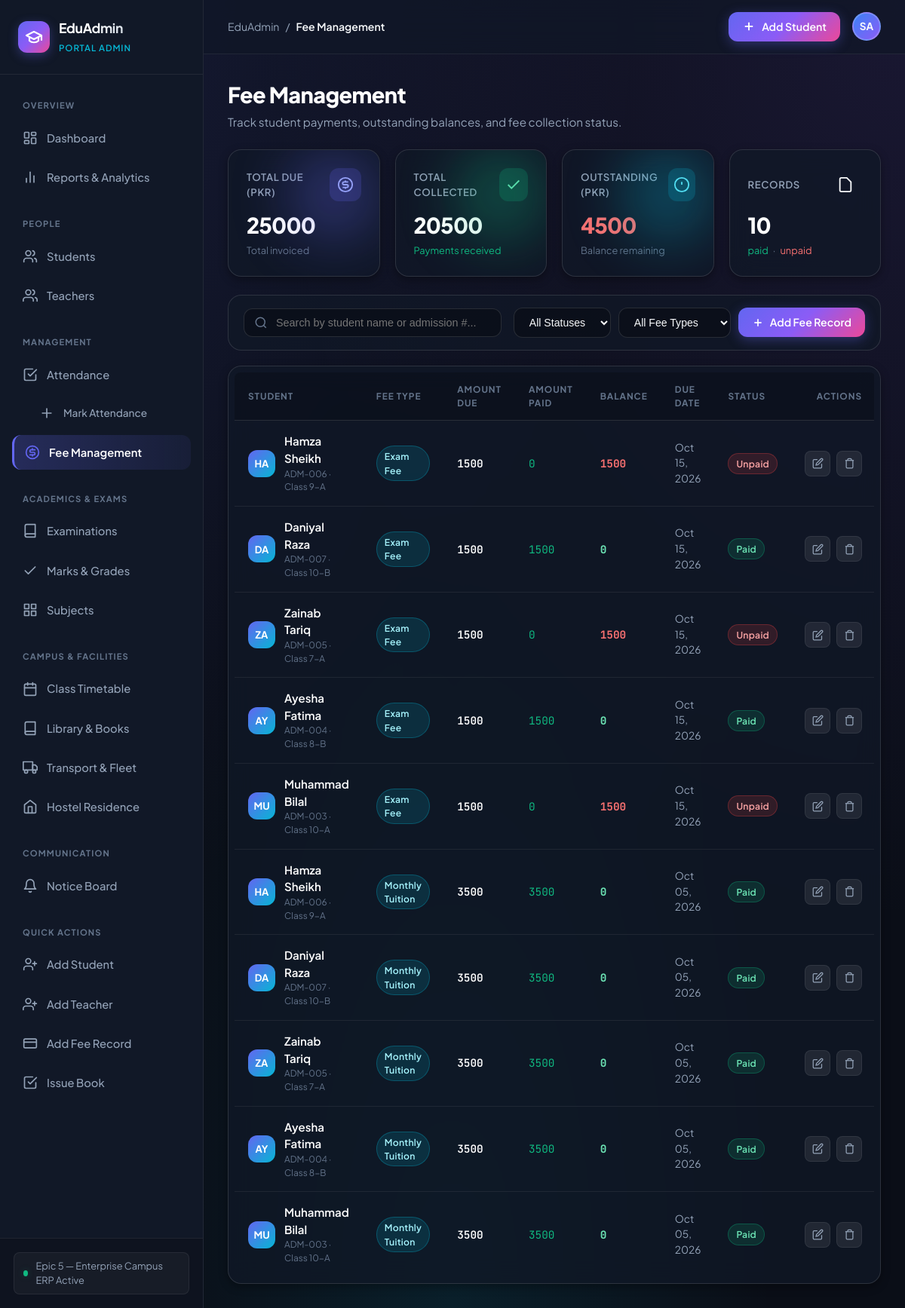
The page /fees/ on the database its author committed.
### fees/models.py (models this page shows, shortened)
class FeeRecord(models.Model):
    FEE_TYPE_CHOICES = [
        ('Monthly Tuition', 'Monthly Tuition'),
        ('Admission Fee', 'Admission Fee'),
        ('Exam Fee', 'Exam Fee'),
        ('Library Fee', 'Library Fee'),
        ('Transport Fee', 'Transport Fee'),
        ('Activity Fee', 'Activity Fee'),
        ('Other', 'Other'),
    ]
    STATUS_CHOICES = [
        ('Paid', 'Paid'),
        ('Unpaid', 'Unpaid'),
        ('Partial', 'Partial'),
        ('Waived', 'Waived'),
    ]
    MONTH_CHOICES = [
        (1, 'January'), (2, 'February'), (3, 'March'), (4, 'April'),
        (5, 'May'), (6, 'June'), (7, 'July'), (8, 'August'),
        (9, 'September'), (10, 'October'), (11, 'November'), (12, 'December'),
    ]
    student = models.ForeignKey(
        Student, on_delete=models.CASCADE, related_name='fee_records',
        verbose_name='Student'
    )
    fee_type = models.CharField(
        max_length=60, choices=FEE_TYPE_CHOICES, default='Monthly Tuition',
        verbose_name='Fee Type'
    )
    amount_due = models.DecimalField(
        max_digits=10, decimal_places=2, verbose_name='Amount Due (PKR)'
    )
    amount_paid = models.DecimalField(
        max_digits=10, decimal_places=2, default=0, verbose_name='Amount Paid (PKR)'
    )
    status = models.CharField(
        max_length=20, choices=STATUS_CHOICES, default='Unpaid', verbose_name='Payment Status'
    )
    month = models.IntegerField(
        choices=MONTH_CHOICES, verbose_name='Month', null=True, blank=True
    )
    year = models.IntegerField(verbose_name='Year', null=True, blank=True)
    due_date = models.DateField(verbose_name='Due Date')
    payment_date = models.DateField(null=True, blank=True, verbose_name='Payment Date')
    remarks = models.TextField(blank=True, verbose_name='Remarks / Notes')
    created_at = models.DateTimeField(auto_now_add=True)
    updated_at = models.DateTimeField(auto_now=True)
    class Meta:
        ordering = ['-due_date', '-created_at']
        verbose_name = 'Fee Record'
        verbose_name_plural = 'Fee Records'
    @property
    def balance(self):
        return self.amount_due - self.amount_paid

### students/models.py (models this page shows, shortened)
class Student(models.Model):
    student_name = models.CharField(
        max_length=150,
        verbose_name="Student Name",
        help_text="Full legal name of the student"
    )
    admission_number = models.CharField(
        max_length=30,
        unique=True,
        verbose_name="Admission Number",
        help_text="Unique institutional admission identifier"
    )
    student_class = models.CharField(
        max_length=50,
        verbose_name="Class / Grade",
        help_text="Current class or grade level"
    )
    contact_number = models.CharField(
        max_length=20,
        verbose_name="Contact Number",
        help_text="Primary guardian contact phone number"
    )
    created_at = models.DateTimeField(
        auto_now_add=True,
        verbose_name="Registered On"
    )
    updated_at = models.DateTimeField(
        auto_now=True,
        verbose_name="Last Updated"
    )
    class Meta:
        ordering = ['-created_at']
        verbose_name = "Student"
        verbose_name_plural = "Students"

### fees/views.py (the view)
# urls.py: path('', views.fee_list_view, name='fee_list'),
def fee_list_view(request):
    query = request.GET.get('q', '').strip()
    status_filter = request.GET.get('status', '').strip()
    type_filter = request.GET.get('type', '').strip()
    records = FeeRecord.objects.select_related('student').order_by('-due_date')
    if query:
        records = records.filter(
            Q(student__student_name__icontains=query) |
            Q(student__admission_number__icontains=query)
        )
    if status_filter:
        records = records.filter(status=status_filter)
    if type_filter:
        records = records.filter(fee_type=type_filter)
    total = records.count()
    total_due    = records.aggregate(t=Sum('amount_due'))['t'] or 0
    total_paid   = records.aggregate(t=Sum('amount_paid'))['t'] or 0
    total_unpaid = total_due - total_paid
    paginator = Paginator(records, 12)
    page_obj  = paginator.get_page(request.GET.get('page', 1))
    context = {
        'page_title': 'Fee Management',
        'active_tab': 'fees',
        'page_obj': page_obj,
        'query': query,
        'status_filter': status_filter,
        'type_filter': type_filter,
        'total': total,
        'total_due': total_due,
        'total_paid': total_paid,
        'total_unpaid': total_unpaid,
        'fee_statuses': FeeRecord.STATUS_CHOICES,
        'fee_types': FeeRecord.FEE_TYPE_CHOICES,
    }
    return render(request, 'fees/fee_list.html', context)

### templates/fees/fee_list.html (shortened to what this page needs)
{% extends 'students/base.html' %}
{% block content %}
<div style="margin-bottom:24px;">
  <h1 style="font-size:1.8rem; font-weight:800; color:#fff; letter-spacing:-0.02em;">Fee Management</h1>
  <p style="color:var(--text-muted); font-size:0.95rem; margin-top:4px;">Track student payments, outstanding balances, and fee collection status.</p>
</div>
<div class="stat-grid" style="grid-template-columns:repeat(auto-fit,minmax(200px,1fr)); margin-bottom:24px;">
  <div class="glass-card stat-card stat-card-primary">
    <div class="stat-header"><span class="stat-title">Total Due (PKR)</span>
      <div class="stat-icon"><svg width="22" height="22" viewBox="0 0 24 24" fill="none" stroke="currentColor" stroke-width="2"><circle cx="12" cy="12" r="10"/><path d="M16 8h-6a2 2 0 1 0 0 4h4a2 2 0 1 1 0 4H8"/><line x1="12" y1="6" x2="12" y2="8"/><line x1="12" y1="16" x2="12" y2="18"/></svg></div>
    </div>
    <div class="stat-value" style="font-size:1.8rem;">{{ total_due|floatformat:0 }}</div>
    <div class="stat-subtitle">Total invoiced</div>
  </div>
  <div class="glass-card stat-card stat-card-emerald">
    <div class="stat-header"><span class="stat-title">Total Collected</span>
      <div class="stat-icon"><svg width="22" height="22" viewBox="0 0 24 24" fill="none" stroke="currentColor" stroke-width="2"><polyline points="20 6 9 17 4 12"/></svg></div>
    </div>
    <div class="stat-value" style="font-size:1.8rem;">{{ total_paid|floatformat:0 }}</div>
    <div class="stat-subtitle" style="color:var(--success);">Payments received</div>
  </div>
  <div class="glass-card stat-card stat-card-cyan">
    <div class="stat-header"><span class="stat-title">Outstanding (PKR)</span>
      <div class="stat-icon"><svg width="22" height="22" viewBox="0 0 24 24" fill="none" stroke="currentColor" stroke-width="2"><circle cx="12" cy="12" r="10"/><line x1="12" y1="8" x2="12" y2="12"/><line x1="12" y1="16" x2="12.01" y2="16"/></svg></div>
    </div>
    <div class="stat-value" style="font-size:1.8rem; color:{% if total_unpaid > 0 %}#f87171{% else %}#6ee7b7{% endif %};">{{ total_unpaid|floatformat:0 }}</div>
    <div class="stat-subtitle">Balance remaining</div>
  </div>
  <div class="glass-card stat-card">
    <div class="stat-header"><span class="stat-title">Records</span>
      <div class="stat-icon"><svg width="22" height="22" viewBox="0 0 24 24" fill="none" stroke="currentColor" stroke-width="2"><path d="M14 2H6a2 2 0 0 0-2 2v16a2 2 0 0 0 2 2h12a2 2 0 0 0 2-2V8z"/></svg></div>
    </div>
    <div class="stat-value" style="font-size:1.8rem;">{{ total }}</div>
    <div class="stat-subtitle"><span style="color:var(--success);">{{ paid_records }} paid</span> · <span style="color:#f87171;">{{ unpaid_records }} unpaid</span></div>
  </div>
</div>
<form method="GET" class="filter-bar" style="margin-bottom:20px;">
  <div class="search-input-wrap">
    <svg viewBox="0 0 24 24" fill="none" stroke="currentColor" stroke-width="2"><circle cx="11" cy="11" r="8"/><line x1="21" y1="21" x2="16.65" y2="16.65"/></svg>
    <input type="text" name="q" value="{{ query }}" class="search-input" placeholder="Search by student name or admission #..." autocomplete="off">
  </div>
  <div style="display:flex; gap:10px; flex-wrap:wrap; align-items:center;">
    <select name="status" class="filter-select" onchange="this.form.submit()">
      <option value="">All Statuses</option>
    </select>
    <select name="type" class="filter-select" onchange="this.form.submit()">
      <option value="">All Fee Types</option>
    </select>
    <a href="{% url 'fees:fee_add' %}" class="btn-primary" id="add-fee-btn">
      <svg width="16" height="16" viewBox="0 0 24 24" fill="none" stroke="currentColor" stroke-width="2.5"><line x1="12" x2="12" y1="5" y2="19"/><line x1="5" x2="19" y1="12" y2="12"/></svg>
      Add Fee Record
    </a>
  </div>
</form>
<div class="glass-card" style="padding:8px;">
  {% if page_obj.object_list %}
    <div class="table-responsive">
      <table class="custom-table" id="fees-data-table">
        <thead>
          <tr>
            <th>Student</th>
            <th>Fee Type</th>
            <th>Amount Due</th>
            <th>Amount Paid</th>
            <th>Balance</th>
            <th>Due Date</th>
            <th>Status</th>
            <th style="text-align:right;">Actions</th>
          </tr>
        </thead>
        <tbody>
          {% for r in page_obj.object_list %}
            <tr id="fee-row-{{ r.id }}">
              <td>
                <div class="student-meta-cell">
                  <div class="student-avatar" style="background:linear-gradient(135deg,#6366f1,#06b6d4);">{{ r.student.student_name|slice:":2"|upper }}</div>
                  <div>
                    <div class="student-name-bold">{{ r.student.student_name }}</div>
                    <div style="font-size:0.74rem; color:var(--text-dim);">{{ r.student.admission_number }} · {{ r.student.student_class }}</div>
                  </div>
                </div>
              </td>
              <td><span class="badge badge-class">{{ r.fee_type }}</span></td>
              <td class="font-mono" style="color:#fff; font-weight:600;">{{ r.amount_due|floatformat:0 }}</td>
              <td class="font-mono" style="color:var(--success);">{{ r.amount_paid|floatformat:0 }}</td>
              <td class="font-mono" style="color:{% if r.balance > 0 %}#f87171{% else %}#6ee7b7{% endif %}; font-weight:700;">
                {% if r.balance > 0 %}{{ r.balance|floatformat:0 }}{% else %}0{% endif %}
              </td>
              <td style="color:var(--text-muted); font-size:0.86rem;">{{ r.due_date|date:"M d, Y" }}</td>
              <td>
                {% if r.status == 'Paid' %}
                  <span class="badge" style="background:rgba(16,185,129,0.15); color:#6ee7b7; border:1px solid rgba(16,185,129,0.3);">Paid</span>
                {% elif r.status == 'Unpaid' %}
                  <span class="badge" style="background:rgba(239,68,68,0.15); color:#fca5a5; border:1px solid rgba(239,68,68,0.3);">Unpaid</span>
                {% elif r.status == 'Partial' %}
                  <span class="badge" style="background:rgba(245,158,11,0.15); color:#fcd34d; border:1px solid rgba(245,158,11,0.3);">Partial</span>
                {% else %}
                  <span class="badge badge-adm">{{ r.status }}</span>
                {% endif %}
              </td>
              <td style="text-align:right;">
                <div class="action-group" style="justify-content:flex-end;">
                  <a href="{% url 'fees:fee_edit' r.id %}" class="btn-icon btn-icon-edit" title="Edit" id="edit-fee-{{ r.id }}">
                    <svg width="15" height="15" viewBox="0 0 24 24" fill="none" stroke="currentColor" stroke-width="2"><path d="M11 4H4a2 2 0 0 0-2 2v14a2 2 0 0 0 2 2h14a2 2 0 0 0 2-2v-7"/><path d="M18.5 2.5a2.121 2.121 0 0 1 3 3L12 15l-4 1 1-4 9.5-9.5z"/></svg>
                  </a>
                  <a href="{% url 'fees:fee_delete' r.id %}" class="btn-icon btn-icon-delete" title="Delete" id="delete-fee-{{ r.id }}">
                    <svg width="15" height="15" viewBox="0 0 24 24" fill="none" stroke="currentColor" stroke-width="2"><polyline points="3 6 5 6 21 6"/><path d="M19 6v14a2 2 0 0 1-2 2H7a2 2 0 0 1-2-2V6m3 0V4a2 2 0 0 1 2-2h4a2 2 0 0 1 2 2v2"/></svg>
                  </a>
                </div>
              </td>
            </tr>
          {% endfor %}
        </tbody>
      </table>
    </div>
  {% endif %}
</div>
{% endblock %}

### rows shown on the page
FeeRecord: student.student_name "HA", student.student_name "Hamza Sheikh", student.admission_number "ADM-006", student.student_class "Class 9-A", fee_type "Exam Fee", amount_due "1500", amount_paid "0", balance "1500", due_date "Oct 15, 2026", status "Unpaid"
FeeRecord: student.student_name "DA", student.student_name "Daniyal Raza", student.admission_number "ADM-007", student.student_class "Class 10-B", fee_type "Exam Fee", amount_due "1500", amount_paid "1500", due_date "Oct 15, 2026", status "Paid"
FeeRecord: student.student_name "ZA", student.student_name "Zainab Tariq", student.admission_number "ADM-005", student.student_class "Class 7-A", fee_type "Exam Fee", amount_due "1500", amount_paid "0", balance "1500", due_date "Oct 15, 2026", status "Unpaid"
FeeRecord: student.student_name "AY", student.student_name "Ayesha Fatima", student.admission_number "ADM-004", student.student_class "Class 8-B", fee_type "Exam Fee", amount_due "1500", amount_paid "1500", due_date "Oct 15, 2026", status "Paid"
FeeRecord: student.student_name "MU", student.student_name "Muhammad Bilal", student.admission_number "ADM-003", student.student_class "Class 10-A", fee_type "Exam Fee", amount_due "1500", amount_paid "0", balance "1500", due_date "Oct 15, 2026", status "Unpaid"
FeeRecord: student.student_name "HA", student.student_name "Hamza Sheikh", student.admission_number "ADM-006", student.student_class "Class 9-A", fee_type "Monthly Tuition", amount_due "3500", amount_paid "3500", due_date "Oct 05, 2026", status "Paid"
FeeRecord: student.student_name "DA", student.student_name "Daniyal Raza", student.admission_number "ADM-007", student.student_class "Class 10-B", fee_type "Monthly Tuition", amount_due "3500", amount_paid "3500", due_date "Oct 05, 2026", status "Paid"
FeeRecord: student.student_name "ZA", student.student_name "Zainab Tariq", student.admission_number "ADM-005", student.student_class "Class 7-A", fee_type "Monthly Tuition", amount_due "3500", amount_paid "3500", due_date "Oct 05, 2026", status "Paid"
FeeRecord: student.student_name "AY", student.student_name "Ayesha Fatima", student.admission_number "ADM-004", student.student_class "Class 8-B", fee_type "Monthly Tuition", amount_due "3500", amount_paid "3500", due_date "Oct 05, 2026", status "Paid"
FeeRecord: student.student_name "MU", student.student_name "Muhammad Bilal", student.admission_number "ADM-003", student.student_class "Class 10-A", fee_type "Monthly Tuition", amount_due "3500", amount_paid "3500", due_date "Oct 05, 2026", status "Paid"

### other values the page prints
{{ page_title|default:"Overview" }} "Fee Management"
{{ total_due|floatformat:0 }} "25000"
{{ total_paid|floatformat:0 }} "20500"
{{ total_unpaid|floatformat:0 }} "4500"
{{ total }} "10"
